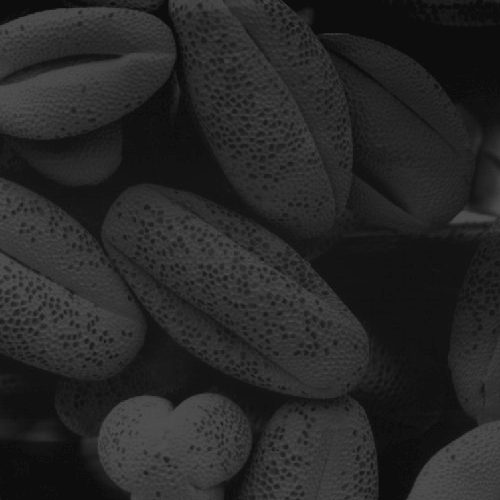
//> input picture eqHist/test.tif, 500 x 500 px
$ ./dt ../eqHist/test.tif 1   (built with g++ and OpenCV 4)
//> lines starting //> are read from the running program, lines starting //| are printed output that depends on the picture
#include <iostream>
#include <opencv2/opencv.hpp>

cv::Mat distanceTransform(cv::Mat &src, int op);

int main(int argc, char **argv)
{
  if(argc < 3)
  {
    std::cerr << "image path not found or no options selected" << std::endl;
    std::cerr << "use 0 for binary conversion, 1 to invert" << std::endl;
    exit(EXIT_FAILURE);
  }
  auto op = std::atoi(argv[2]);

  if(op > 1)
    exit(EXIT_FAILURE);

  cv::Mat src = cv::imread(argv[1], cv::IMREAD_GRAYSCALE);
//> src is the input picture: 500 rows x 500 cols, CV_8UC1; min 13, max 83, mean 38.7
  if(src.empty())
  {
    std::cerr << "Image not valid" << std::endl;
    exit(EXIT_FAILURE);
  }
  cv::imshow("Source", src);

  cv::Mat dst = distanceTransform(src, op);
  cv::imshow("Distance Transform", dst);
  cv::waitKey(0);

  return 0;
}


cv::Mat distanceTransform(cv::Mat &src, int op)
{
//> called with op = 1
  cv::Mat dt = src.clone();
  //threshold for binary conversion
  if(op)
    cv::threshold(dt, dt, 127, 255, cv::THRESH_BINARY_INV);
//> dt: 500 rows x 500 cols, CV_8UC1; every value is 255
  else
    cv::threshold(dt, dt, 127, 255, cv::THRESH_BINARY);

  /*
  for(auto i=0;i<3;i++)
    cv::dilate(dt, dt,  cv::getStructuringElement(cv::MORPH_ELLIPSE, cv::Size(11,11)));

  for(auto i=0; i<3;i++)
    cv::erode(dt, dt,  cv::getStructuringElement(cv::MORPH_ELLIPSE, cv::Size(11,11)));
  */


  //start from top and check up and left pixels
  for(auto i=0; i<dt.rows; i++)
  {
    for(auto j=0; j<dt.cols; j++)
    {
      int U, L;
      U=L=0;
      if(i-1 >= 0)
        U = dt.at<uchar>(i-1, j);
      if(j-1 >= 0)
        L = dt.at<uchar>(i, j-1);

      //choose minimum and apply to result matrix, incrementing by one
      dt.at<uchar>(i,j) = 1 + cv::min(cv::min(U, L), (int)dt.at<uchar>(i,j));
    }
  }
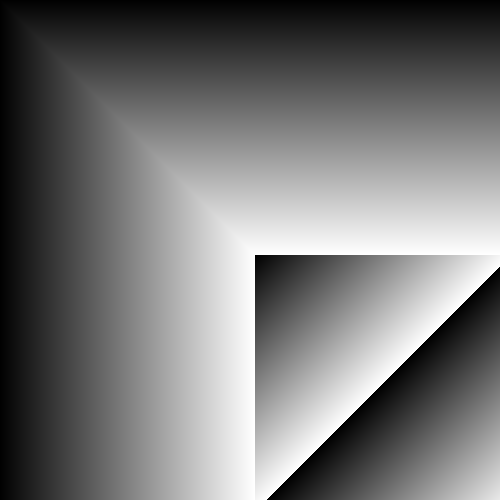
//> dt: 500 rows x 500 cols, CV_8UC1; min 0, max 255, mean 116.9

  //do the same but start from bottom
  for(auto i=dt.rows; i>=0; i--)
  {
    for(auto j=dt.cols; j>=0; j--)
    {
      int D, R;
      D=R=0;

      if(i+1 < dt.rows)
        D = dt.at<uchar>(i+1,j);
      if(j+1 < dt.cols)
        R = dt.at<uchar>(i, j+1);

      dt.at<uchar>(i,j) = 1 + cv::min(cv::min(D,R), (int)dt.at<uchar>(i,j));
    }
  }
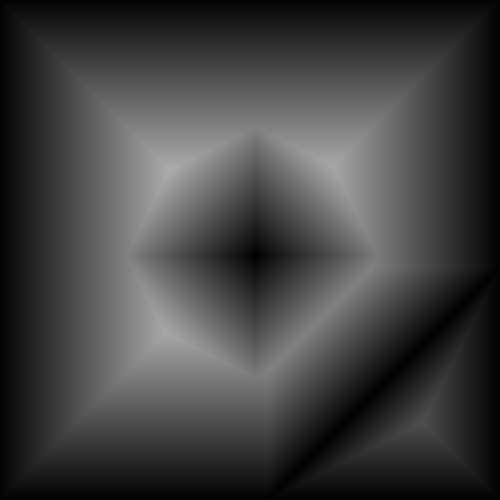
//> dt: 500 rows x 500 cols, CV_8UC1; min 1, max 171, mean 65.4

  //now convert to a gray scale image and return
  cv::normalize(dt, dt, 0, 255, cv::NORM_MINMAX);
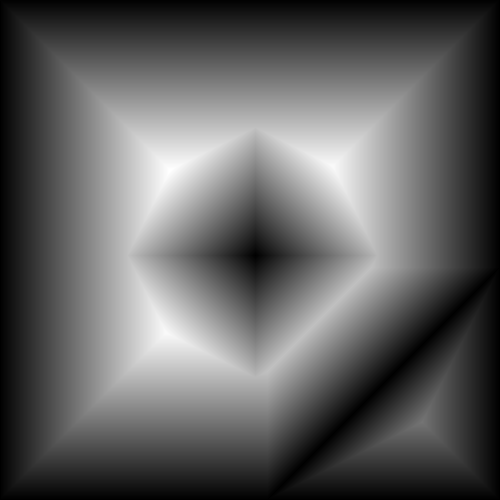
//> dt: 500 rows x 500 cols, CV_8UC1; min 0, max 255, mean 96.6

  return dt;
}
